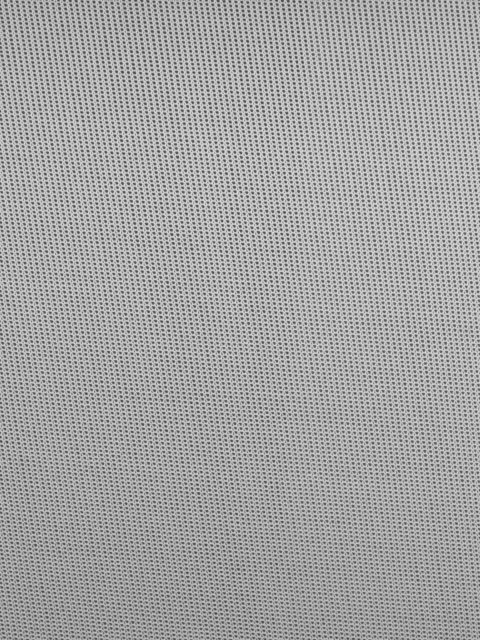
#> input picture OpenCV/morphology/292.bmp, 480 x 640 px
$ python cv2_morphology_profile.py
#> lines starting #> are read from the running program, lines starting #| are printed output that depends on the picture
#!/usr/bin/env python

import cv2
import time, timeit
from timeit import default_timer as timer

print("cv2 version:", cv2.__version__)

IMG = './292.bmp'
img = cv2.imread(IMG)
#> img is the input picture: shape (640, 480, 3); min 69, max 223, mean 163.4
print('Image Dimensions :', img.shape)
#| Image Dimensions : (640, 480, 3)

g_img = cv2.imread(IMG, cv2.IMREAD_GRAYSCALE)
#> g_img: shape (640, 480); min 69, max 223, mean 163.4
print('Image Dimensions :', g_img.shape)
#| Image Dimensions : (640, 480)


t1 = timer()
mop_img = cv2.morphologyEx(g_img, cv2.MORPH_OPEN, (5,5))
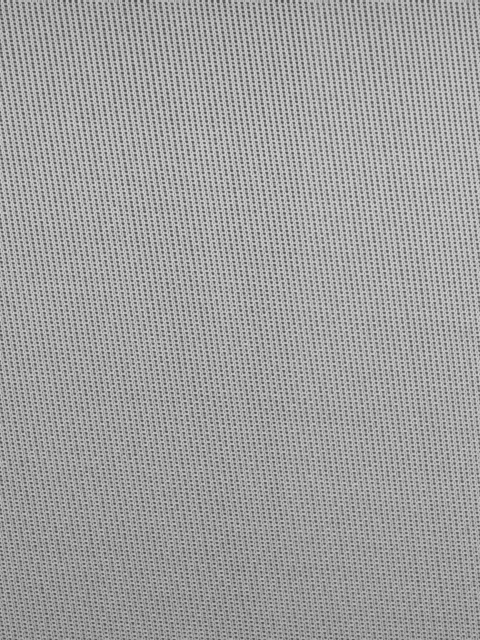
#> mop_img: shape (640, 480); min 69, max 215, mean 159.7
t2 = timer()
print("Time Used", t2 - t1, "second")


t1 = time.time()
mop_img = cv2.morphologyEx(g_img, cv2.MORPH_OPEN, (5,5))
t2 = time.time()
print("Time Used", t2 - t1, "second")

'''
t1 = time.process_time()
mop_img = cv2.morphologyEx(g_img, cv2.MORPH_OPEN, (5,5))
t2 = time.process_time()
print("Time Used", t2 - t1, "second")
'''

ret = cv2.imwrite("./gray_img.bmp", g_img)
if ret:
    print("Success save gray_img.bmp")

ret = cv2.imwrite("./mop_img.bmp", mop_img)
if ret:
    print("Success save morphology mop_img.bmp")
